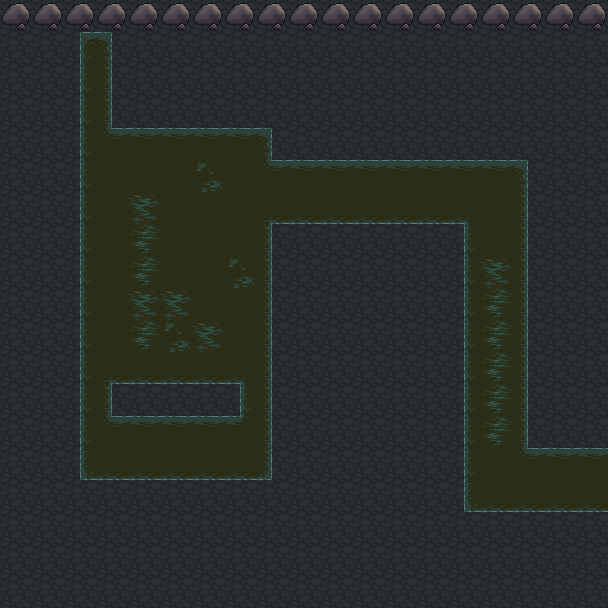

This is a level from a 2D game, rendered from its Tiled map with the project's own tilesets. A one-line summary and the map file follow, with tile-layer data summarised:
An orthogonal 19x19 tile map with 32x32 px tiles, 2 tile layers (Tile Layer 1, Tile Layer 2) and 16 objects (I'm fishing!`Ganna catch me a Magikarp!`, cave_3, cave_6, cave_7, 1, ...).

<map version="1.0" orientation="orthogonal" width="19" height="19" tilewidth="32" tileheight="32">
 <tileset firstgid="1" name="terrain" tilewidth="32" tileheight="32">
  <image source="../terrain.png" width="672" height="736" />
 </tileset>
 <layer name="Tile Layer 1" width="19" height="19">
  <data>[361 cells, 361 non-empty, 1 distinct tile ids]</data>
 </layer>
 <layer name="Tile Layer 2" width="19" height="19">
  <data>[361 cells, 146 non-empty, 17 distinct tile ids]</data>
 </layer>
 <objectgroup name="npc" width="19" height="19">
  <object name="I'm fishing!`Ganna catch me a Magikarp!`What? What do you mean this isn't Kanto?" x="160" y="352" width="32" height="80" />
 </objectgroup>
 <objectgroup name="warps" width="19" height="19">
  <object name="cave_3" x="0" y="608" width="608" height="32" />
  <object name="cave_6" x="608" y="32" width="32" height="576" />
  <object name="cave_7" x="-32" y="32" width="32" height="576" />
 </objectgroup>
 <objectgroup name="walls" width="19" height="19">
  <object x="0" y="0" width="608" height="32" />
  <object x="80" y="128" width="192" height="304" />
  <object x="80" y="32" width="32" height="96" />
  <object x="272" y="160" width="256" height="16" />
  <object x="464" y="176" width="64" height="288" />
  <object x="512" y="448" width="96" height="16" />
  <object x="272" y="384" width="192" height="96">
   <properties>
    <property name="isDoor" value="true" />
   </properties>
  </object>
 </objectgroup>
 <objectgroup name="items" width="19" height="19">
  <object name="1" x="352" y="288" width="32" height="32" />
  <object name="2" x="128" y="32" width="32" height="32" />
  <object name="3" x="128" y="64" width="32" height="32" />
  <object name="4" x="128" y="96" width="32" height="32" />
  <object name="8" x="192" y="64" width="32" height="32" />
 </objectgroup>
</map>
